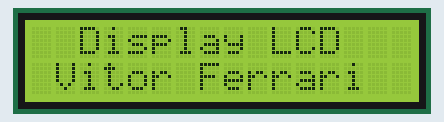
Recording of a sketch running on a simulated Arduino Uno, built with avr-gcc and run on an emulated ATmega328P. Shown: 16×2 character LCD.

Above: at 0.1 s.
At 5.1 s:
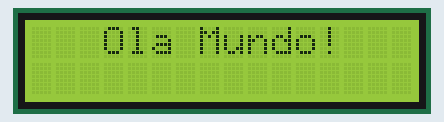

Measured:
- what the display in image 1 shows lasts 5.0 s, from 5.1 s to 10.1 s

The sketch:

13.Display_LCD_16X2_sem_I2C.ino
```cpp
#include <LiquidCrystal.h>  // Adiciona a biblioteca "LiquidCrystal" ao projeto

LiquidCrystal lcd(12, 13, 7, 6, 5, 4);  // Pinagem do LCD

void setup() {
  lcd.begin(16, 2);  // Inicia o lcd de 16x2
}

void loop() {
  lcd.clear();               // Limpa o display
  lcd.setCursor(2, 0);       // 2 = 2 colunas para a direita. 0 = Primeira linha
  lcd.print("Display LCD");  // Imprime um texto
  lcd.setCursor(1, 1);       // 1 = 1 coluna para a direita. 1 = Segunda linha
  lcd.print("Vitor Ferrari");
  delay(5000);  // 5 segundos de delay

  lcd.clear();
  lcd.setCursor(3, 0);
  lcd.print("Ola Mundo!");
  delay(5000);
}
```
